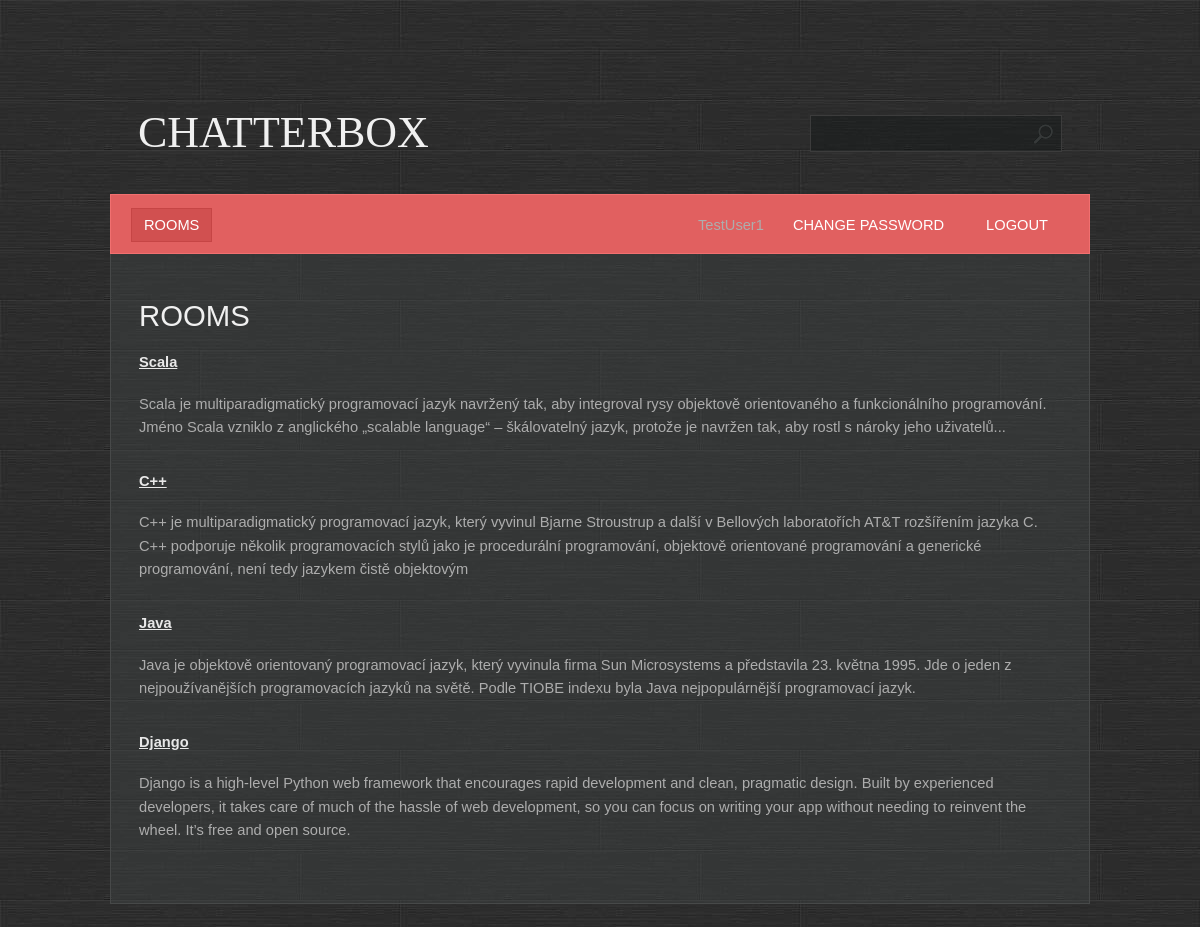
Screenshot of / (signed in) with the database file from the repository.
### base/models.py (models this page shows, shortened)
class Room(Model):
    name = models.CharField(max_length=200, unique=True)
    description = models.TextField(null=True, blank=True)
    participants = models.ManyToManyField(User, related_name='participants', blank=True)
    created = models.DateTimeField(auto_now_add=True)
    updated = models.DateTimeField(auto_now=True)
    class Meta:
        ordering = ['-created', 'name']

### base/views.py (the view)
# urls.py: path('', base.views.RoomsView.as_view(), name='rooms'),
class RoomsView(PermissionRequiredMixin, LoginRequiredMixin, ListView):
    template_name = 'base/rooms.html'
    model = Room
    permission_required = 'base.view_room'

### base/templates/base/rooms.html (shortened to what this page needs)
{% extends 'main.html' %}
{% block content %}
    <h1>Rooms</h1>
    <br>
    <div class="box">
        {% for room in object_list %}
            <p><a href="{% url 'room' room.id %}"><b>{{ room.name|capfirst }}</b></a></p>
            <div class="box">{{ room.description }}</div>
        {% endfor %}
    </div>
{% endblock %}

### templates/navbar.html (shortened to what this page needs)
<ul>
    <li class="first active">
        <a href="{% url 'rooms' %}">Rooms</a>
    </li>
    {% if user.is_authenticated %}
        <li class="last-child">
            <a href="{% url 'logout' %}">Logout</a>
        </li>
        <li class="last-child">
            <a href="{% url 'password_change' %}">Change password</a>
        </li>
        <li class="last-child">{{ user.username }}
        </li>
    {% else %}
        <li class="last-child">
            <a href="{% url 'login' %}">Login</a>
        </li>
    {% endif %}
</ul><br class="clearfix"/>

### static/styles/style.css (style rules this page uses)
* { margin: 0; padding: 0; }
a { text-decoration: underline; color: #e8e8e8; }
body { font-size: 11pt; line-height: 1.6em; font-family: Arial, sans-serif; background: #9ea3a3; color: #adadad; background: url(/static/images/bg.jpg); }
h1,h2,h3,h4 { text-transform: uppercase; font-weight: normal; color: #f0f0f0; }
p { margin-bottom: 1.25em; }
ul { margin-bottom: 1.25em; }
ul { list-style: none; }
.last-child { float:right; }
.box { overflow: hidden; margin: 0 0 30px 0; }
#menu a { text-decoration: none; text-transform: uppercase; color: #ffffff; padding: 8px 12px 8px 12px; border: solid 1px #e16060; }
#menu ul { list-style: none; }
#menu ul li { display: inline; padding: 0 8px 0 8px; }
#menu ul li.first { padding-left: 0; }
#menu ul li.active a { background: #D15050; border: solid 1px #C64545; }

### rows the page displays
Room: name "Scala", description "Scala je multiparadigmatický programovací jazyk navržený tak, aby integroval rysy objektově orientovaného a funkcionálního programování. Jméno Scala vzniklo z anglického „scalable language“ – škálovatelný jazyk, protože je navržen tak, aby rostl s nároky jeho uživatelů..."
Room: name "C++", description "C++ je multiparadigmatický programovací jazyk, který vyvinul Bjarne Stroustrup a další v Bellových laboratořích AT&T rozšířením jazyka C. C++ podporuje několik programovacích stylů jako je procedurální programování, objektově orientované programování a generické programování, není tedy jazykem čistě objektovým"
Room: name "Java", description "Java je objektově orientovaný programovací jazyk, který vyvinula firma Sun Microsystems a představila 23. května 1995. Jde o jeden z nejpoužívanějších programovacích jazyků na světě. Podle TIOBE indexu byla Java nejpopulárnější programovací jazyk."
Room: name "Django", description "Django is a high-level Python web framework that encourages rapid development and clean, pragmatic design. Built by experienced developers, it takes care of much of the hassle of web development, so you can focus on writing your app without needing to reinvent the wheel. It’s free and open source."

### other values shown
{{ user.username }} "TestUser1"
